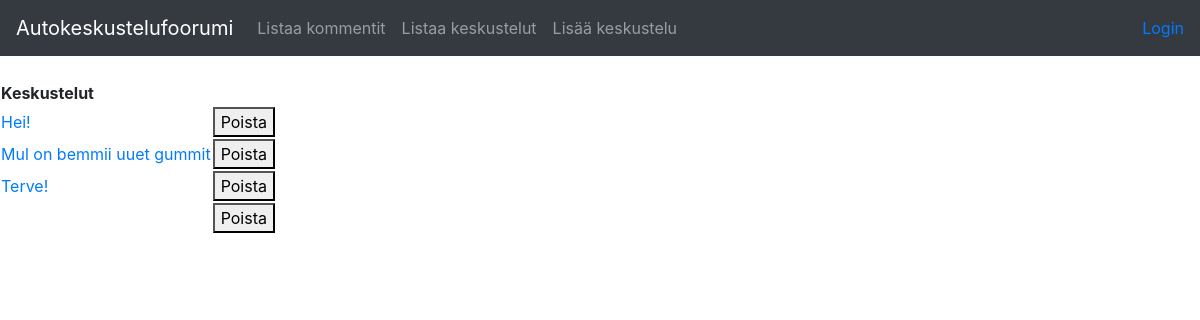
/conversations, run on an earlier commit of the app's database.
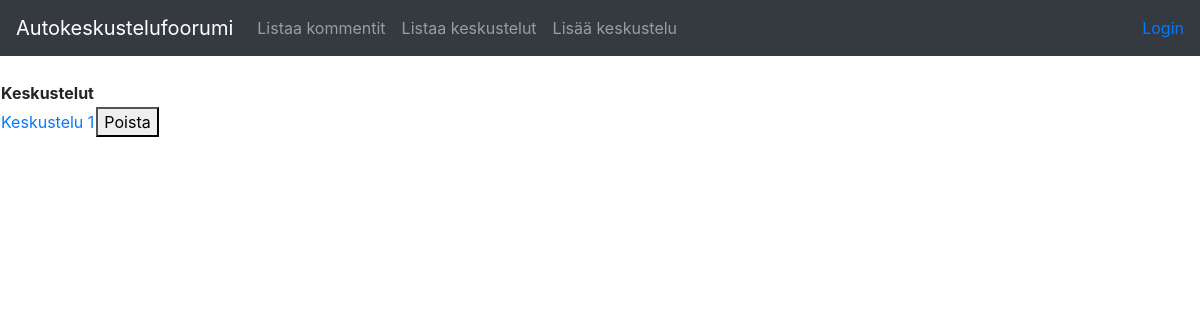
And on a later commit of the database.
### application/conversations/models.py (models this page shows, shortened)
class Conversation(Base):
    __tablename__ = "conversation"
    name = db.Column(db.String(144), nullable=False)

### application/conversations/views.py (the view)
@app.route("/conversations", methods=["GET"])
def conversations_index():
    return render_template("conversations/list.html", conversations=Conversation.query.all())

### application/templates/conversations/list.html (shortened to what this page needs)
{% extends "layout.html" %}
{% block body %}
  <table>
    <tr>
      <th>Keskustelut</th>
      <th></th>
    </tr>
    {% for conversation in conversations %}
    <tr>
      <td><a href="{{ url_for('conversation_view', conversation_id = conversation.id) }}"> {{ conversation.name }} </a></td>
      <td colspan="2"><form method = "POST" action="{{ url_for('conversation_delete', conversation_id = conversation.id) }}"><Button type="submit">Poista</Button></form></td>
    </tr>
    {% endfor %}
  </table>
{% endblock %}

### application/templates/layout.html (shortened to what this page needs)
<!DOCTYPE html>
<html>
<head>
  <link rel="stylesheet" href="https://maxcdn.bootstrapcdn.com/bootstrap/4.0.0/css/bootstrap.min.css"
>
</head>
<body>
    <nav class="navbar navbar-expand-md navbar-dark bg-dark mb-4">
        <a class="navbar-brand" href="#">Autokeskustelufoorumi</a>
        <div class="collapse navbar-collapse" id="navbarCollapse">
                <ul class="navbar-nav mr-auto">
                  <li class="nav-item">
                    <a class="nav-link" href="{{ url_for('comments_index') }} ">Listaa kommentit</a>
                  </li>
                  <li class="nav-item">
                      <a class="nav-link" href="{{ url_for('conversations_index') }} ">Listaa keskustelut</a>
                    </li>
                    <li class="nav-item">
                        <a class="nav-link" href="{{ url_for('conversations_form') }} ">Lisää keskustelu</a>
                      </li>
                </ul>
                <div class="form-inline mt-2 mt-md-0">
            {% if current_user.is_authenticated %}
            <a href="{{ url_for('auth_logout') }}">Kirjautunut käyttäjällä {{ current_user.name }} -- Kirjaudu ulos</a>
            {% else %}
            <a href="{{ url_for('auth_login') }}">Login</a>
            {% endif %}
                </div>
        </div>
            </nav>
  {% block body %}{% endblock %}
</body>
</html>

What changed in the data, as far as the page shows it:
removed Conversation: name "Hei!"
removed Conversation: name "Mul on bemmii uuet gummit"
removed Conversation: name "Terve!"
added Conversation: name "Keskustelu 1"
